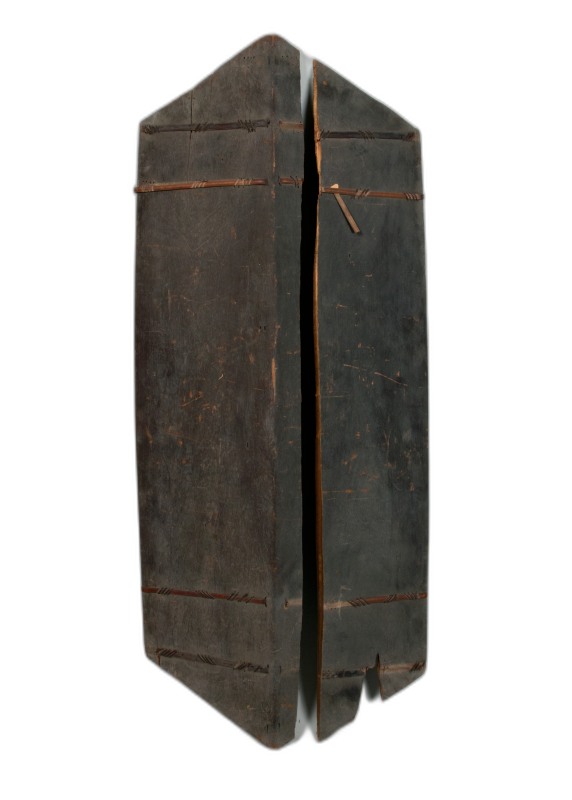
#> input picture scratch/test_terabai_isolated.png, 1143 x 1600 px, found by its file name (shown at 1/2 size)
$ python apply_hologram.py
#> lines starting #> are read from the running program, lines starting #| are printed output that depends on the picture
import math
import random
import numpy as np
from PIL import Image, ImageDraw, ImageFilter, ImageEnhance, ImageFont

def create_hologram_overlay(width, height, object_mask, scan_id="SCAN_ID: MY-HERITAGE", scale_text="SCALE: 1:1"):
    """
    Creates a cyberpunk digital museum holographic overlay matching the Wayang Kulit reference style:
    - Glowing cyan wireframe polygon triangulation on part of the object
    - Concentric holographic scanning reticles
    - Technical telemetry callouts (+ coordinate markers, SCAN_ID, grid lines)
    - Luminous floating cyan particles
    """
    overlay = Image.new("RGBA", (width, height), (0, 0, 0, 0))
    draw = ImageDraw.Draw(overlay)

    cyan_bright = (0, 240, 255, 230)
    cyan_mid = (8, 180, 200, 160)
    cyan_dim = (6, 120, 140, 90)
    cyan_faint = (4, 90, 110, 50)

    # 1. Bounding box & telemetry of object
    # Find active region of object
    mask_arr = np.array(object_mask)
    y_indices, x_indices = np.where(mask_arr > 50)
    if len(x_indices) == 0:
        return overlay

    x_min, x_max = np.min(x_indices), np.max(x_indices)
    y_min, y_max = np.min(y_indices), np.max(y_indices)
    cx = (x_min + x_max) // 2
    cy = (y_min + y_max) // 2
    obj_w = x_max - x_min
    obj_h = y_max - y_min

    # 2. Wireframe / polygonal mesh over right or upper portion of object
    # Sample points on the right half of object
    step = max(24, int(min(obj_w, obj_h) / 16))
    grid_points = []
    for y in range(y_min, y_max, step):
        for x in range(cx - int(obj_w * 0.1), x_max, step):
            if mask_arr[y, x] > 80:
                # Add slight random jitter for natural 3D mesh look
                jx = x + random.randint(-4, 4)
                jy = y + random.randint(-4, 4)
                grid_points.append((jx, jy))

    # Draw triangulation lines between nearby points
    for i, p1 in enumerate(grid_points):
        neighbors = []
        for j, p2 in enumerate(grid_points):
            if i != j:
                dist = math.hypot(p1[0] - p2[0], p1[1] - p2[1])
                if dist < step * 1.6:
                    neighbors.append(p2)
        for p2 in neighbors[:3]:
            draw.line([p1, p2], fill=cyan_dim, width=1)
        # Small node at each point
        draw.rectangle([p1[0]-1, p1[1]-1, p1[0]+1, p1[1]+1], fill=cyan_mid)

    # 3. Concentric Holographic Scanning Reticles (Circle with crosshairs)
    reticle_r = int(min(obj_w, obj_h) * 0.32)
    rcx = int(cx + obj_w * 0.15)
    rcy = int(cy - obj_h * 0.05)

    # Outer dashed ring
    for deg in range(0, 360, 15):
        rad1 = math.radians(deg)
        rad2 = math.radians(deg + 9)
        x1 = rcx + reticle_r * math.cos(rad1)
        y1 = rcy + reticle_r * math.sin(rad1)
        x2 = rcx + reticle_r * math.cos(rad2)
        y2 = rcy + reticle_r * math.sin(rad2)
        draw.line([(x1, y1), (x2, y2)], fill=cyan_mid, width=1)

    # Inner solid ring
    inner_r = int(reticle_r * 0.6)
    draw.ellipse([rcx - inner_r, rcy - inner_r, rcx + inner_r, rcy + inner_r], outline=cyan_dim, width=1)

    # Corner brackets / ticks on outer ring
    for deg in [45, 135, 225, 315]:
        rad = math.radians(deg)
        tx1 = rcx + (reticle_r - 8) * math.cos(rad)
        ty1 = rcy + (reticle_r - 8) * math.sin(rad)
        tx2 = rcx + (reticle_r + 8) * math.cos(rad)
        ty2 = rcy + (reticle_r + 8) * math.sin(rad)
        draw.line([(tx1, ty1), (tx2, ty2)], fill=cyan_bright, width=2)

    # Subtle Crosshairs
    draw.line([(rcx - reticle_r - 15, rcy), (rcx - inner_r, rcy)], fill=cyan_dim, width=1)
    draw.line([(rcx + inner_r, rcy), (rcx + reticle_r + 15, rcy)], fill=cyan_dim, width=1)
    draw.line([(rcx, rcy - reticle_r - 15), (rcx, rcy - inner_r)], fill=cyan_dim, width=1)
    draw.line([(rcx, rcy + inner_r), (rcx, rcy + reticle_r + 15)], fill=cyan_dim, width=1)

    # 4. Horizontal laser scanning contour line
    scan_y = int(cy + obj_h * 0.1)
    scan_x1 = max(20, x_min - 40)
    scan_x2 = min(width - 20, x_max + 40)
    draw.line([(scan_x1, scan_y), (scan_x2, scan_y)], fill=cyan_mid, width=1)
    # Brighter centre core
    draw.line([(cx - int(obj_w*0.3), scan_y), (cx + int(obj_w*0.3), scan_y)], fill=cyan_bright, width=2)

    # 5. Technical CAD Telemetry Labels & Crosshairs
    try:
        font = ImageFont.truetype("arial.ttf", 11)
        small_font = ImageFont.truetype("arial.ttf", 9)
    except:
        font = ImageFont.load_default()
        small_font = font

    # Telemetry box at top right of object
    tb_x = min(width - 160, x_max + 15)
    tb_y = max(30, y_min + 20)
    draw.text((tb_x, tb_y), scan_id, fill=cyan_bright, font=font)
    draw.text((tb_x, tb_y + 14), scale_text, fill=cyan_mid, font=small_font)
    draw.text((tb_x, tb_y + 26), "RES: 0.15mm | OPT_CALIB", fill=cyan_dim, font=small_font)
    # Leader line to object
    draw.line([(tb_x - 5, tb_y + 6), (x_max - 5, tb_y + 6)], fill=cyan_dim, width=1)
    draw.ellipse([x_max - 7, tb_y + 4, x_max - 3, tb_y + 8], fill=cyan_bright)

    # Precision crosshairs around the object
    cross_pts = [
        (x_min - 15, y_min + 30),
        (x_max + 20, y_max - 40),
        (cx - 60, y_min - 15),
        (cx + 60, y_max + 20)
    ]
    for px, py in cross_pts:
        draw.line([(px - 6, py), (px + 6, py)], fill=cyan_dim, width=1)
        draw.line([(px, py - 6), (px, py + 6)], fill=cyan_dim, width=1)

    # 6. Floating luminous data particles
    for _ in range(40):
        # Sample around the object boundary
        px = random.randint(max(10, x_min - 40), min(width - 10, x_max + 40))
        py = random.randint(max(10, y_min - 30), min(height - 10, y_max + 30))
        # Don't place deep inside solid object
        if mask_arr[py, px] < 200 or random.random() < 0.2:
            r_sz = random.choice([1, 1, 2, 2, 3])
            c_fill = random.choice([cyan_bright, cyan_mid, cyan_dim])
            draw.ellipse([px - r_sz, py - r_sz, px + r_sz, py + r_sz], fill=c_fill)

    # Apply soft Gaussian glow blur to a duplicate and blend
    glow = overlay.filter(ImageFilter.GaussianBlur(radius=2))
    result = Image.alpha_composite(glow, overlay)
    return result

def process_heritage_artifact(isolated_png_path, out_png_path, scan_id, scale_text, target_size=(1200, 896)):
    """
    Composites the isolated object with museum lighting and cyan hologram scan overlay.
    Outputs a pristine, transparent RGBA PNG.
    """
#> called with scan_id = 'SCAN_ID: SWK-TERABAI-01', scale_text = 'SCALE: 1100mm', target_size = (1200, 896)
    im = Image.open(isolated_png_path).convert("RGBA")
#> im is the input picture: PIL image 1143x1600 RGBA; mean R, G, B, A 25.3, 23.3, 20.5, 101.2

    # 1. Enhance the cultural object itself: contrast, sharpness, subtle vibrancy
    r, g, b, a = im.split()
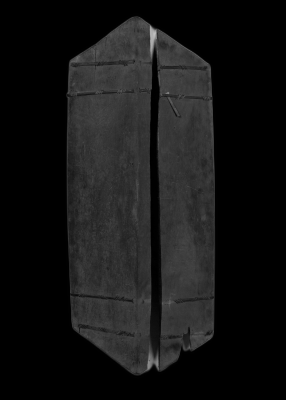
#> b: PIL image 1143x1600 L (shown at 1/4 size); min 0, max 196, mean 20.5
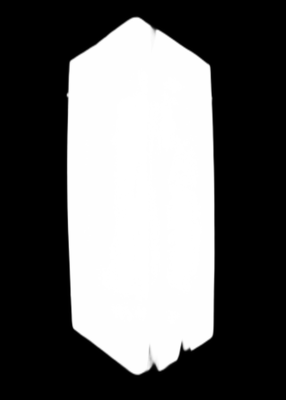
#> a: PIL image 1143x1600 L (shown at 1/4 size); min 0, max 255, mean 101.2
    rgb = Image.merge("RGB", (r, g, b))
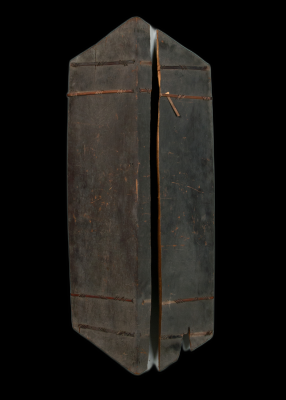
#> rgb: PIL image 1143x1600 RGB (shown at 1/4 size); mean R, G, B 25.3, 23.3, 20.5

    enhancer = ImageEnhance.Contrast(rgb)
    rgb = enhancer.enhance(1.15)

    enhancer = ImageEnhance.Sharpness(rgb)
    rgb = enhancer.enhance(1.25)

    enhancer = ImageEnhance.Color(rgb)
    rgb = enhancer.enhance(1.12)

    im_enhanced = Image.merge("RGBA", (*rgb.split(), a))

    # 2. Crop tightly to visible pixels
    bbox = im_enhanced.getbbox()
#> bbox = (257, 54, 869, 1515)
    if bbox:
        im_enhanced = im_enhanced.crop(bbox)
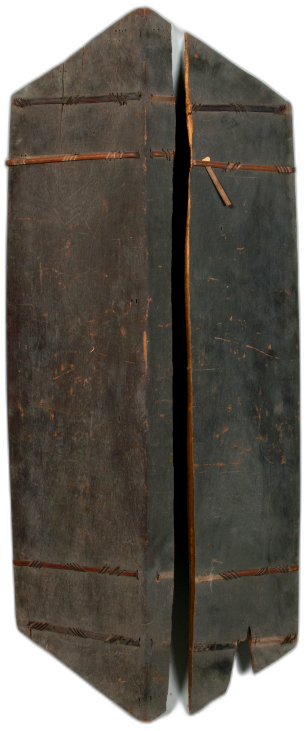
#> im_enhanced: PIL image 612x1461 RGBA (shown at 1/2 size); mean R, G, B, A 56, 50.8, 43.4, 207.1; transparent parts drawn white

    # 3. Fit gracefully into target_size with museum margins
    tw, th = target_size
    max_w = int(tw * 0.78)
    max_h = int(th * 0.85)

    im_enhanced.thumbnail((max_w, max_h), Image.Resampling.LANCZOS)
#> im_enhanced: PIL image 319x761 RGBA

    # Create final transparent canvas
    final_canvas = Image.new("RGBA", target_size, (0, 0, 0, 0))
#> final_canvas: PIL image 1200x896 RGBA; every value is 0

    # Centre object
    ox = (tw - im_enhanced.width) // 2
    oy = (th - im_enhanced.height) // 2
    final_canvas.paste(im_enhanced, (ox, oy), im_enhanced)
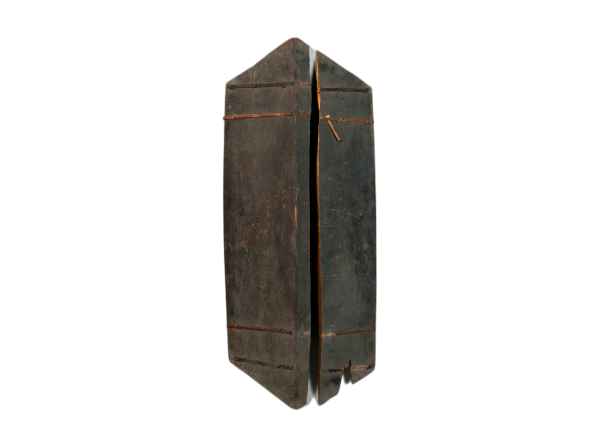
#> final_canvas: PIL image 1200x896 RGBA (shown at 1/2 size); mean R, G, B, A 12.5, 11.3, 9.6, 46.3; transparent parts drawn white

    # 4. Generate & composite cyan hologram scan layer
    obj_mask = final_canvas.split()[-1]
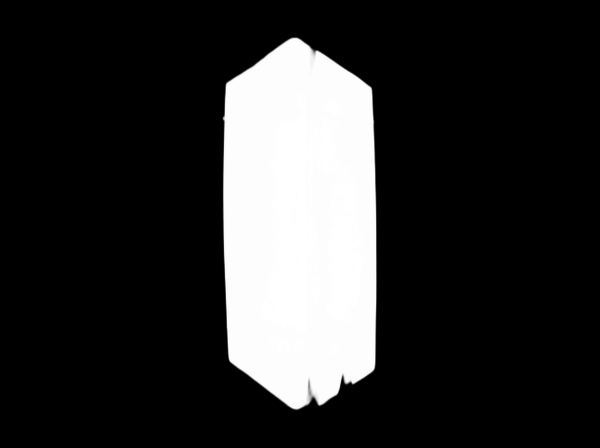
#> obj_mask: PIL image 1200x896 L (shown at 1/2 size); min 0, max 255, mean 46.3
    hologram = create_hologram_overlay(tw, th, obj_mask, scan_id=scan_id, scale_text=scale_text)
#> in create_hologram_overlay, `x_min, x_max = np.min(x_indices), np.max(x_indices)`: x_min = 445; x_max = 752
#> in create_hologram_overlay, `y_min, y_max = np.min(y_indices), np.max(y_indices)`: y_min = 75; y_max = 819
#> in create_hologram_overlay, `cx = (x_min + x_max) // 2`: cx = 598
#> in create_hologram_overlay, `cy = (y_min + y_max) // 2`: cy = 447
#> in create_hologram_overlay, `obj_w = x_max - x_min`: obj_w = 307
#> in create_hologram_overlay, `obj_h = y_max - y_min`: obj_h = 744
#> in create_hologram_overlay, `step = max(24, int(min(obj_w, obj_h) / 16))`: step = 24
#> in create_hologram_overlay, `reticle_r = int(min(obj_w, obj_h) * 0.32)`: reticle_r = 98
#> in create_hologram_overlay, `rcx = int(cx + obj_w * 0.15)`: rcx = 644
#> in create_hologram_overlay, `rcy = int(cy - obj_h * 0.05)`: rcy = 409
#> the loop in create_hologram_overlay, `for deg in range(0, 360, 15):` made 24 passes
#> (x1, y1, x2, y2) on passes 1 to 8: (742, 409, 740.8, 424.3), (738.7, 434.4, 733.5, 448.9), (728.9, 458, 720.2, 470.7), (713.3, 478.3, 701.6, 488.3), (693, 493.9, 679.1, 500.5), (669.4, 503.7, 654.2, 506.5), (644, 507, 628.7, 505.8), (618.6, 503.7, 604.1, 498.5)
#> in create_hologram_overlay, `inner_r = int(reticle_r * 0.6)`: inner_r = 58
#> the loop in create_hologram_overlay, `for deg in [45, 135, 225, 315]:` made 4 passes
#> (tx1, ty1, tx2, ty2) on passes 1 to 4: (707.6, 472.6, 719, 484), (580.4, 472.6, 569, 484), (580.4, 345.4, 569, 334), (707.6, 345.4, 719, 334)
#> in create_hologram_overlay, `scan_y = int(cy + obj_h * 0.1)`: scan_y = 521
#> in create_hologram_overlay, `scan_x1 = max(20, x_min - 40)`: scan_x1 = 405
#> in create_hologram_overlay, `scan_x2 = min(width - 20, x_max + 40)`: scan_x2 = 792
#> in create_hologram_overlay, `tb_x = min(width - 160, x_max + 15)`: tb_x = 767
#> in create_hologram_overlay, `tb_y = max(30, y_min + 20)`: tb_y = 95
#> in create_hologram_overlay, `cross_pts = [ (x_min - 15, y_min + 30), (x_max + 20, y_max - 40), (cx ..`: cross_pts = [(430, 105), (772, 779), (538, 60), (658, 839)]
#> the loop in create_hologram_overlay, `for px, py in cross_pts:` made 4 passes
#> the loop in create_hologram_overlay, `for _ in range(40):` made 40 passes
#> (px, py) on passes 1 to 8: (436, 212), (551, 791), (423, 537), (656, 661), (749, 760), (615, 81), (602, 514), (415, 78)
#> in create_hologram_overlay, `result = Image.alpha_composite(glow, overlay)`:
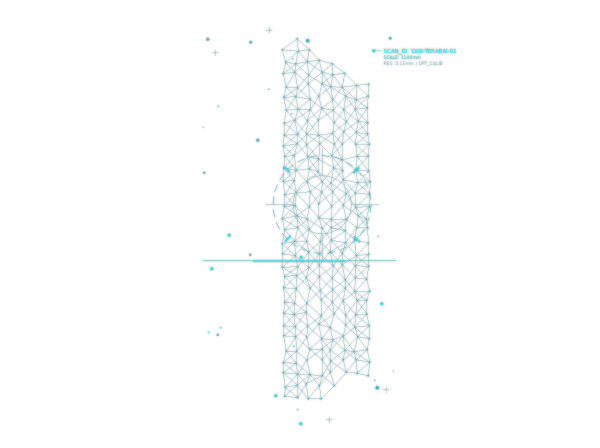
#> result: PIL image 1200x896 RGBA (shown at 1/2 size); mean R, G, B, A 0.2, 3.9, 4.5, 3.4; transparent parts drawn white

    final_result = Image.alpha_composite(final_canvas, hologram)
    final_result.save(out_png_path, "PNG", optimize=True)
    print(f"Successfully generated {out_png_path}: {final_result.size}")
#| Successfully generated c:\Users\ASUS\Documents\GitHub\Fusion26\scratch\test_terabai_hologram.png: (1200, 896)

if __name__ == "__main__":
    test_src = r"c:\Users\ASUS\Documents\GitHub\Fusion26\scratch\test_terabai_isolated.png"
    test_out = r"c:\Users\ASUS\Documents\GitHub\Fusion26\scratch\test_terabai_hologram.png"
    process_heritage_artifact(test_src, test_out, "SCAN_ID: SWK-TERABAI-01", "SCALE: 1100mm")

$ run again, with scratch/test_istana_restored.png copied over scratch/test_terabai_isolated.png
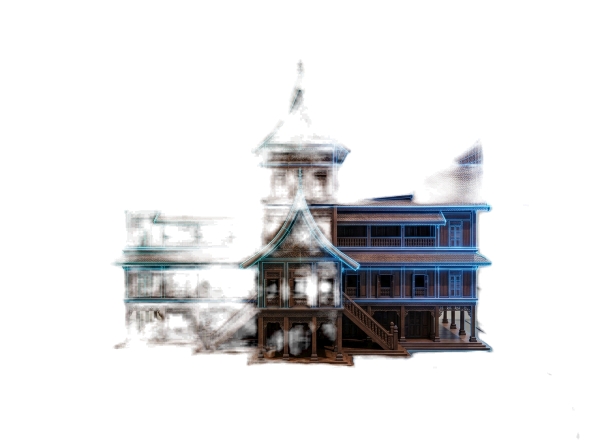
#> input picture scratch/test_istana_restored.png, 1200 x 896 px, found by its file name (shown at 1/2 size)
#> in process_heritage_artifact, im is the input picture: PIL image 1200x896 RGBA; mean R, G, B, A 13.7, 13.7, 14.8, 37.7
#> bbox = (221, 118, 1160, 879)
#> in process_heritage_artifact, `obj_mask = final_canvas.split()[-1]`:
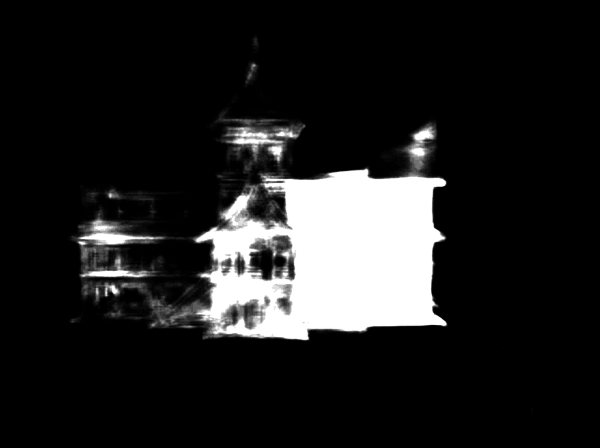
#> obj_mask: PIL image 1200x896 L (shown at 1/2 size); min 0, max 255, mean 32.6
#> x_min = 144; x_max = 893
#> y_min = 127; y_max = 680
#> cx = 518
#> cy = 403
#> obj_w = 749
#> obj_h = 553
#> step = 34
#> reticle_r = 176
#> rcx = 630
#> rcy = 375
#> the loop in create_hologram_overlay, `for deg in range(0, 360, 15):` made 24 passes
#> (x1, y1, x2, y2) on passes 1 to 8: (806, 375, 803.8, 402.5), (800, 420.6, 790.8, 446.6), (782.4, 463, 766.8, 485.8), (754.5, 499.5, 733.5, 517.4), (718, 527.4, 693.1, 539.3), (675.6, 545, 648.4, 550), (630, 551, 602.5, 548.8), (584.4, 545, 558.4, 535.8)
#> inner_r = 105
#> the loop in create_hologram_overlay, `for deg in [45, 135, 225, 315]:` made 4 passes
#> (tx1, ty1, tx2, ty2) on passes 1 to 4: (748.8, 493.8, 760.1, 505.1), (511.2, 493.8, 499.9, 505.1), (511.2, 256.2, 499.9, 244.9), (748.8, 256.2, 760.1, 244.9)
#> scan_y = 458
#> scan_x1 = 104
#> scan_x2 = 933
#> tb_x = 908
#> tb_y = 147
#> cross_pts = [(129, 157), (913, 640), (458, 112), (578, 700)]
#> the loop in create_hologram_overlay, `for px, py in cross_pts:` made 4 passes
#> the loop in create_hologram_overlay, `for _ in range(40):` made 40 passes
#> (px, py) on passes 1 to 8: (730, 197), (726, 300), (809, 283), (510, 180), (567, 215), (773, 630), (764, 452), (123, 140)
#> in create_hologram_overlay, `glow = overlay.filter(ImageFilter.GaussianBlur(radius=2))`:
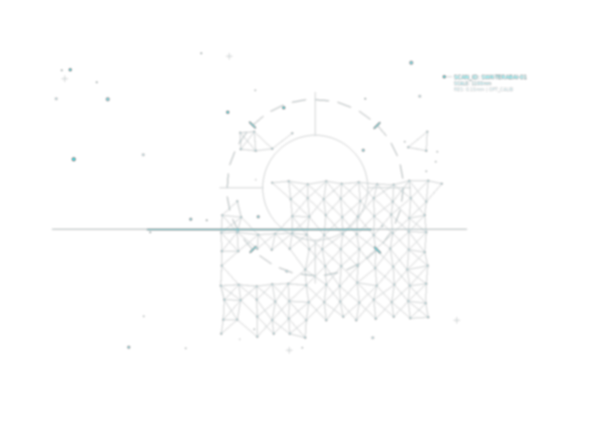
#> glow: PIL image 1200x896 RGBA (shown at 1/2 size); mean R, G, B, A 0.1, 2, 2.3, 1.6; transparent parts drawn white
#| Successfully generated c:\Users\ASUS\Documents\GitHub\Fusion26\scratch\test_terabai_hologram.png: (1200, 896)
